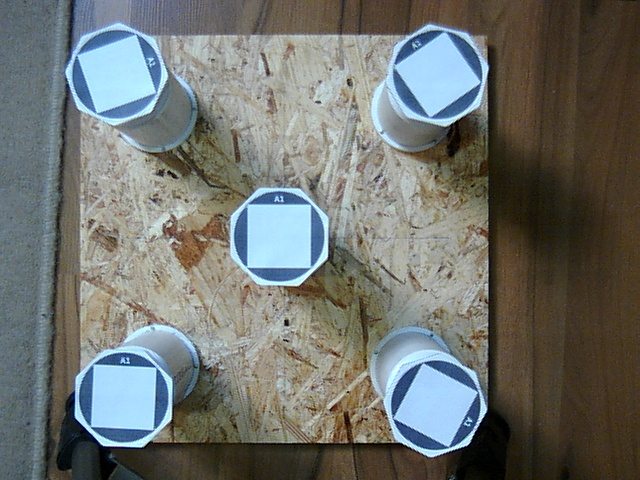
//> input picture opencv/src/harris_corner/rotate_525mm_with_LED.jpg, 640 x 480 px
$ ./harris rotate_525mm_with_LED.jpg   (built with g++ and OpenCV 4)
//> lines starting //> are read from the running program, lines starting //| are printed output that depends on the picture; after the words box and inside, x2 and y2 are one past the last pixel; in counts of white or black regions, pixels touching at a corner belong together
#include "opencv2/highgui.hpp"
#include "opencv2/imgproc.hpp"
#include <iostream>
#include <stdio.h>
#include <stdlib.h>
using namespace cv;
using namespace std;
Mat src, src_gray;
int thresh = 200;
int max_thresh = 255;
char* source_window = "Source image";
char* corners_window = "Corners detected";
void cornerHarris_demo( int, void* );
/* @function main */
int main( int argc, char** argv )
{
  src = imread( argv[1], 1 );
//> src is the input picture: 480 rows x 640 cols, CV_8UC3; mean B, G, R 109.3, 113.5, 110.5
  //cv::medianBlur(src, src, 7);
  cv::inRange(src, cv::Scalar(210, 0, 0), cv::Scalar(255, 255, 255), src);
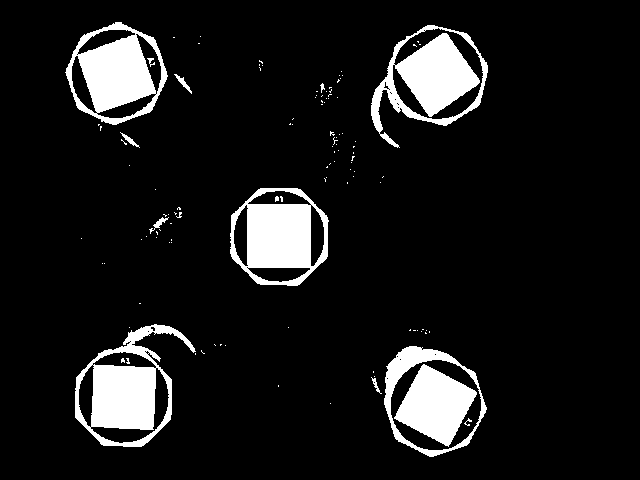
//> src: 480 rows x 640 cols, CV_8UC1; 9.6% white; 116 white regions (103 under 20 px), largest, box (x1, y1, x2, y2) and area: (75, 324, 196, 447) 6079, (371, 25, 488, 148) 5861, (230, 188, 329, 286) 5503

  cv::Mat element = getStructuringElement( cv::MORPH_RECT,
                       cv::Size( 19, 19 ),
                       cv::Point( 8, 8 ) );
  cv::Mat erosion;
  cv::erode( src, src, element );
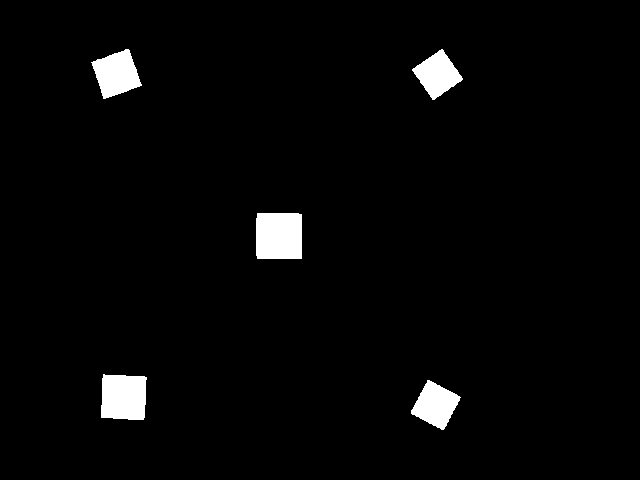
//> src: 480 rows x 640 cols, CV_8UC1; 2.7% white; 5 white regions, box (x1, y1, x2, y2) and area: (256, 213, 302, 259) 2105, (101, 374, 147, 420) 1920, (91, 49, 142, 99) 1589, (411, 380, 461, 430) 1437, (412, 49, 463, 100) 1390


  //cvtColor( src, src_gray, COLOR_BGR2GRAY );
  namedWindow( source_window, WINDOW_AUTOSIZE );
  createTrackbar( "Threshold: ", source_window, &thresh, max_thresh, cornerHarris_demo );
  imshow( source_window, src );
  cornerHarris_demo( 0, 0 );
  waitKey(0);
  return(0);
}
/* @function cornerHarris_demo */
void cornerHarris_demo( int, void* )
{
  Mat dst, dst_norm, dst_norm_scaled;
  dst = Mat::zeros( src.size(), CV_32FC1 );
  int blockSize = 4;
  int apertureSize = 3;
  double k = 0.16;
  cornerHarris( src, dst, blockSize, apertureSize, k, BORDER_DEFAULT );
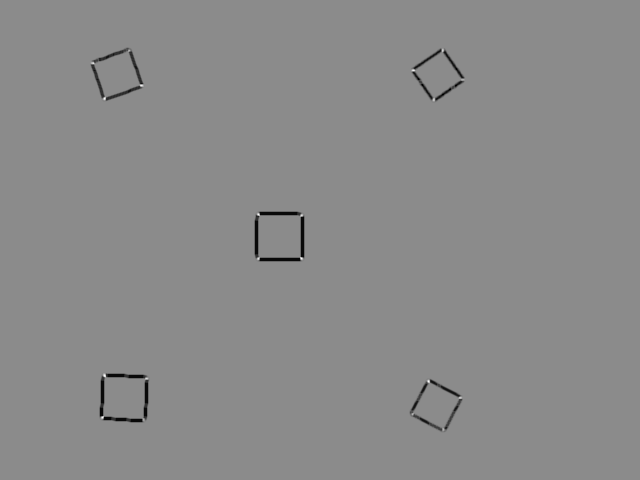
//> dst: 480 rows x 640 cols, CV_32FC1; min -0.0429, max 0.0356, mean -0.000254; drawn with min black and max white
  normalize( dst, dst_norm, 0, 255, NORM_MINMAX, CV_32FC1, Mat() );
  convertScaleAbs( dst_norm, dst_norm_scaled );
  for( int j = 0; j < dst_norm.rows ; j++ )
     { for( int i = 0; i < dst_norm.cols; i++ )
          {
            if( (int) dst_norm.at<float>(j,i) > thresh )
              {
               circle( dst_norm_scaled, Point( i, j ), 5,  Scalar(0), 2, 8, 0 );
              }
          }
     }
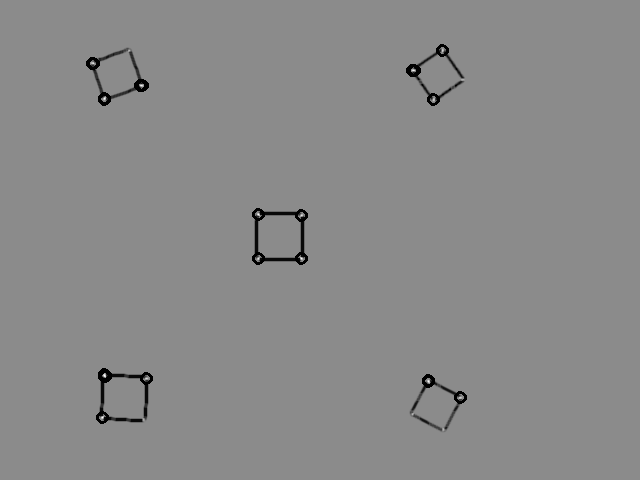
//> dst_norm_scaled: 480 rows x 640 cols, CV_8UC1; min 0, max 255, mean 137.6
  namedWindow( corners_window, WINDOW_AUTOSIZE );
  imshow( corners_window, dst_norm_scaled );
}
